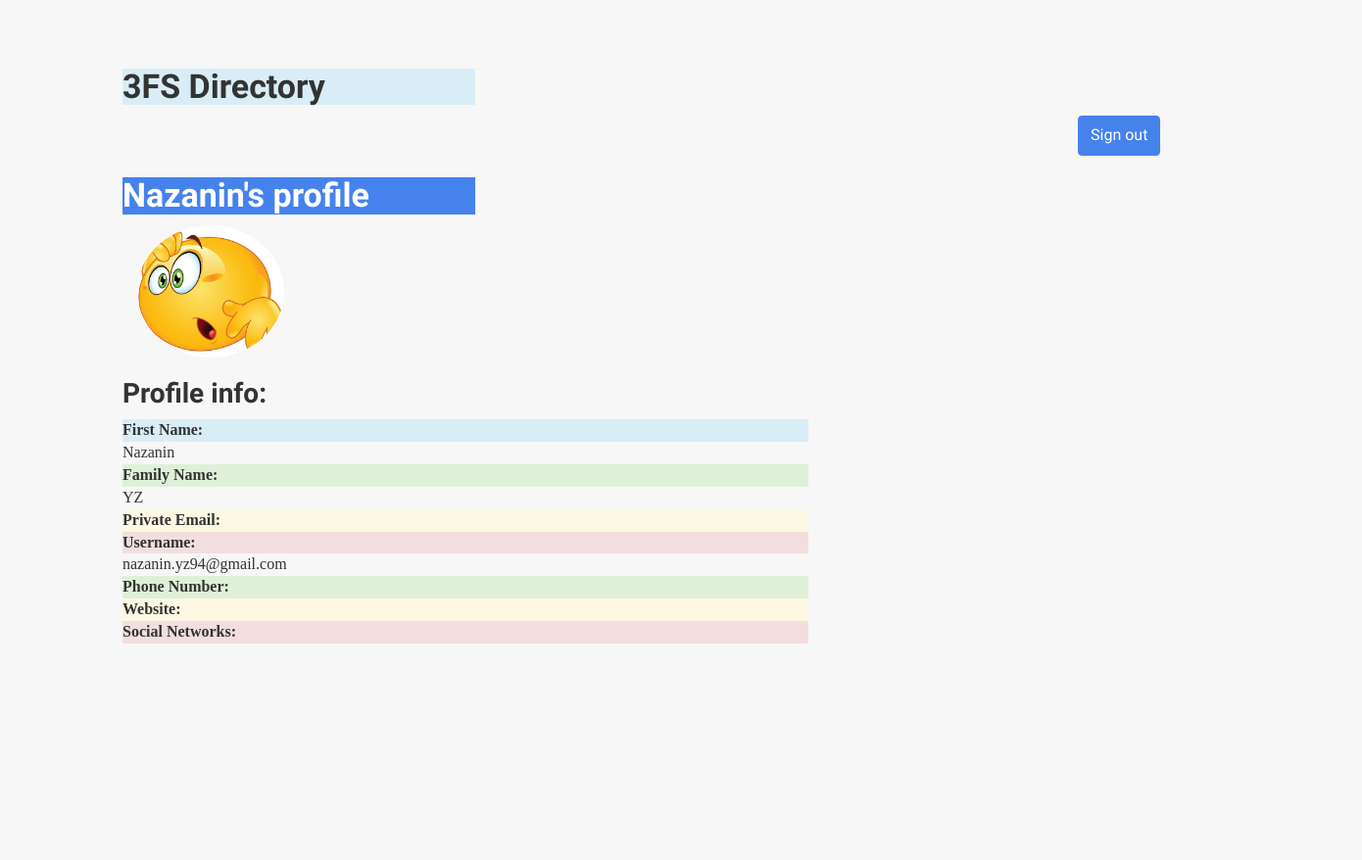
The app's page /viewProfile.php?userID=nazanin.yz94@gmail.com, older data.
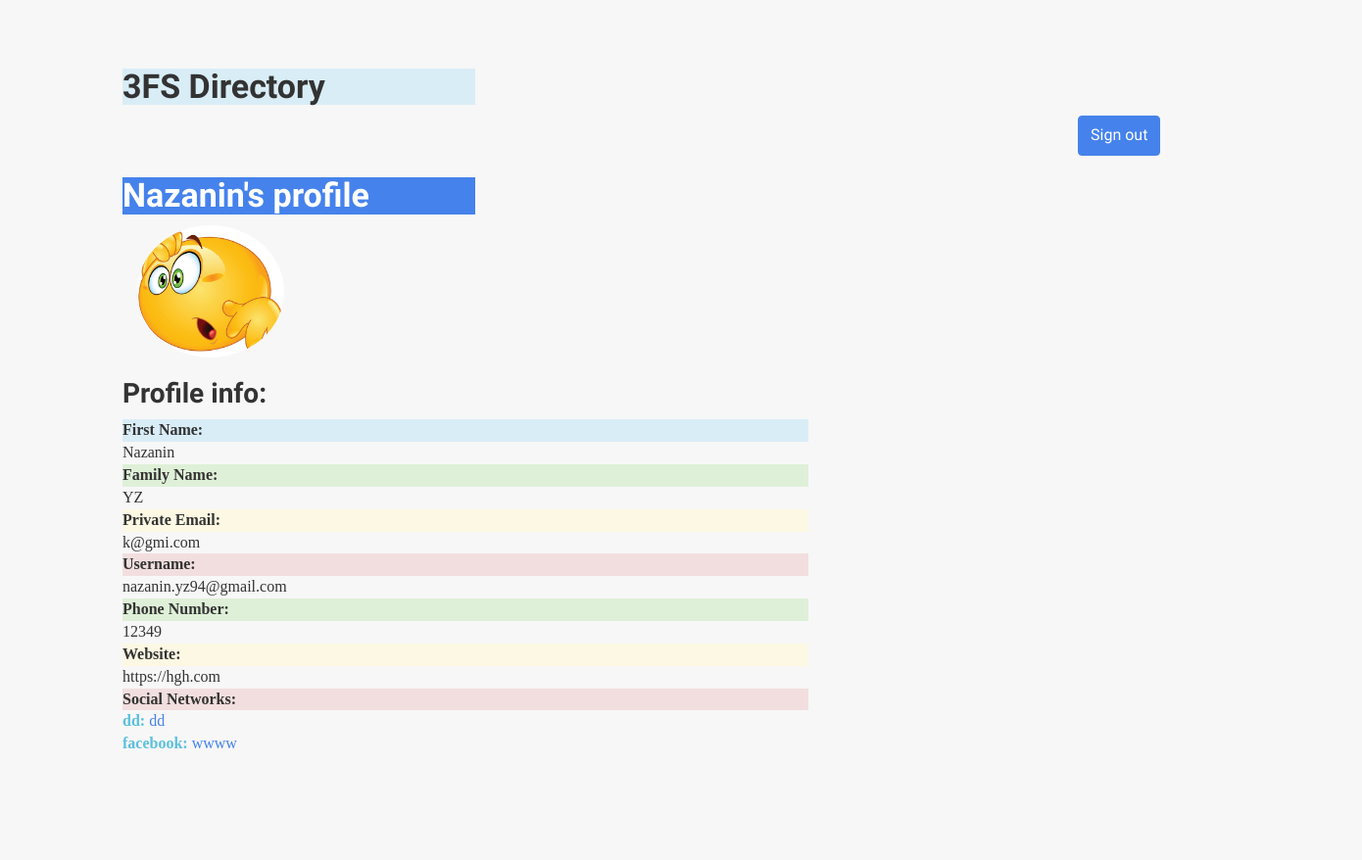
The same page, newer data.
### tables this page shows
CREATE TABLE IF NOT EXISTS `Employee` (
  `Name` varchar(45) NOT NULL,
  `Family_Name` varchar(60) NOT NULL,
  `Private_Email` varchar(70) NOT NULL,
  `Phone_Number` varchar(20) NOT NULL,
  `User_Name` varchar(100) NOT NULL,
  `Password` varchar(20) NOT NULL,
  `Website` varchar(200) NOT NULL,
  `Token` varchar(1000) NOT NULL,
  `Photo` varchar(1000) NOT NULL
);

CREATE TABLE IF NOT EXISTS `Social_Network` (
  `Link` varchar(200) NOT NULL,
  `Name` varchar(200) NOT NULL,
  `UserID` varchar(200) NOT NULL
);

### DBHandler.php (called while the page is built, shortened)
<?php
class DBHandler
{
    public $dsn;
    public $username;
    public $password;
    public function __construct($dsn, $username = null, $password = null)
    {
        $this->dsn = $dsn;
        $this->username = $username;
        $this->password = $password;
    }
    private $_conn;
    public function connect()
    {
        try {
            $this->_conn = new PDO($this->dsn, $this->username, $this->password);
            $this->_conn->setAttribute(PDO::ATTR_ERRMODE, PDO::ERRMODE_EXCEPTION);
        } catch (PDOException $e) {
            echo "Connection failed: " . $e->getMessage();
        }
    }
    public function executeWithReturn($query, array $params = [])
    {
        try {
            $sth = $this->_conn->prepare($query, array(PDO::ATTR_CURSOR => PDO::CURSOR_FWDONLY));
            $sth->execute($params);
            return $sth->fetchAll();
        } catch (PDOException $e) {
            echo "Execute with return Error: " .$e->getMessage(). "</br>";
        }
    }
}

### viewProfile.php (the view, shortened to what this page needs)
<?php
require 'DBHandler.php';
$servername='localhost';
$dbname='directory';
$dBUsername='root';
$dBPassword='';
$dbConn = new DBHandler("mysql:host=$servername;dbname=$dbname", $dBUsername, $dBPassword);
$dbConn->connect();
$command= "SELECT * from Employee where User_Name LIKE :username";
$params= array (":username" => $_GET['userID']);
$result = $dbConn->executeWithReturn($command, $params);
foreach ($result as $res) {
}
$command= "SELECT * from Social_Network where UserID LIKE :userID";
$params= array (":userID" => $_GET['userID']);
$result3 = $dbConn->executeWithReturn($command, $params);
?>
<!DOCTYPE html>
<html>
<head>
<link rel="stylesheet" href="./css/bootstrap.min.css"/>
</head>
<body>
  <div class="jumbotron">
    <div class="container">
    <div class="row">
    <div class="col-xs-4 col-sm-4 col-md-4 col-lg-4"><h2 class="bg-info">3FS Directory</h2></div>
      <div class="col-xs-4 col-sm-4 col-md-4 col-lg-4
      col-xs-offset-8 col-sm-offset-10 col-md-offset-10 col-lg-offset-10 ">
        <button  class="btn btn-primary" onclick="signOut()";>Sign out</button></div>
    </div>
            <div class="row">
              <div class="col-xs-4 col-sm-4 col-md-4 col-lg-4 ">
                <h2 class="bg-primary"> <?php echo $res['Name']."'s profile"; ?></h2>
              </div>
            </div>
            <div class="col-xs-6 col-sm-6 col-md-6 col-lg-6 ">
                <img class="img-responsive img-circle" src=<?php echo $res['Photo']?> width='150px' height='150px' alt="<?php echo $res['Name']."'s Photo"?>"></img>
              </div>
            <dl>
            <div class="row">
              <div class="col-xs-8 col-sm-8 col-md-8 col-lg-8">
               <h3 >Profile info:</h3>
              </div>
              <div class="col-xs-4 col-sm-4 col-md-4 col-lg-4">
              </div>
            </div >
            <div style="height:400px; overflow-y:scroll; width:700px">
              <dt class="bg-info">First Name:</dt>
            <dd> <?php echo $res['Name']; ?> </dd>
            <dt class="bg-success">Family Name:</dt>
            <dd> <?php echo $res['Family_Name']; ?> </dd>
            <dt class="bg-warning">Private Email:</dt>
            <dd> <?php echo $res['Private_Email']; ?> </dd>
            <dt class="bg-danger">Username:</dt>
            <dd> <?php echo $res['User_Name']; ?> </dd>
            <dt class="bg-success">Phone Number:</dt>
            <dd> <?php echo $res['Phone_Number']; ?> </dd>
            <dt class="bg-warning">Website:</dt>
            <dd> <?php echo $res['Website']; ?> </dd>
            <dt class="bg-danger">Social Networks:</dt>
            <dd>
                <?php
                foreach ($result3 as $res4) {
                        echo "<span class=\"text-info\"><strong>".$res4['Name'].": "."</span></strong>";
                        echo '<a href='.$res4['Link'].'\'>'.$res4['Link'].'<br></a>';
                }
                ?></dd>
            </div>
            </div>
    </div>
  </body>
</html>

Row changes from the older to the newer data that the page shows:
changed employee "Nazanin": Private_Email (not shown) → "k@gmi.com"; Phone_Number (not shown) → "12349"; Website (not shown) → "https://hgh.com"
added social_network: Name "dd", Link "dd"
added social_network: Name "facebook", Link "wwww"
